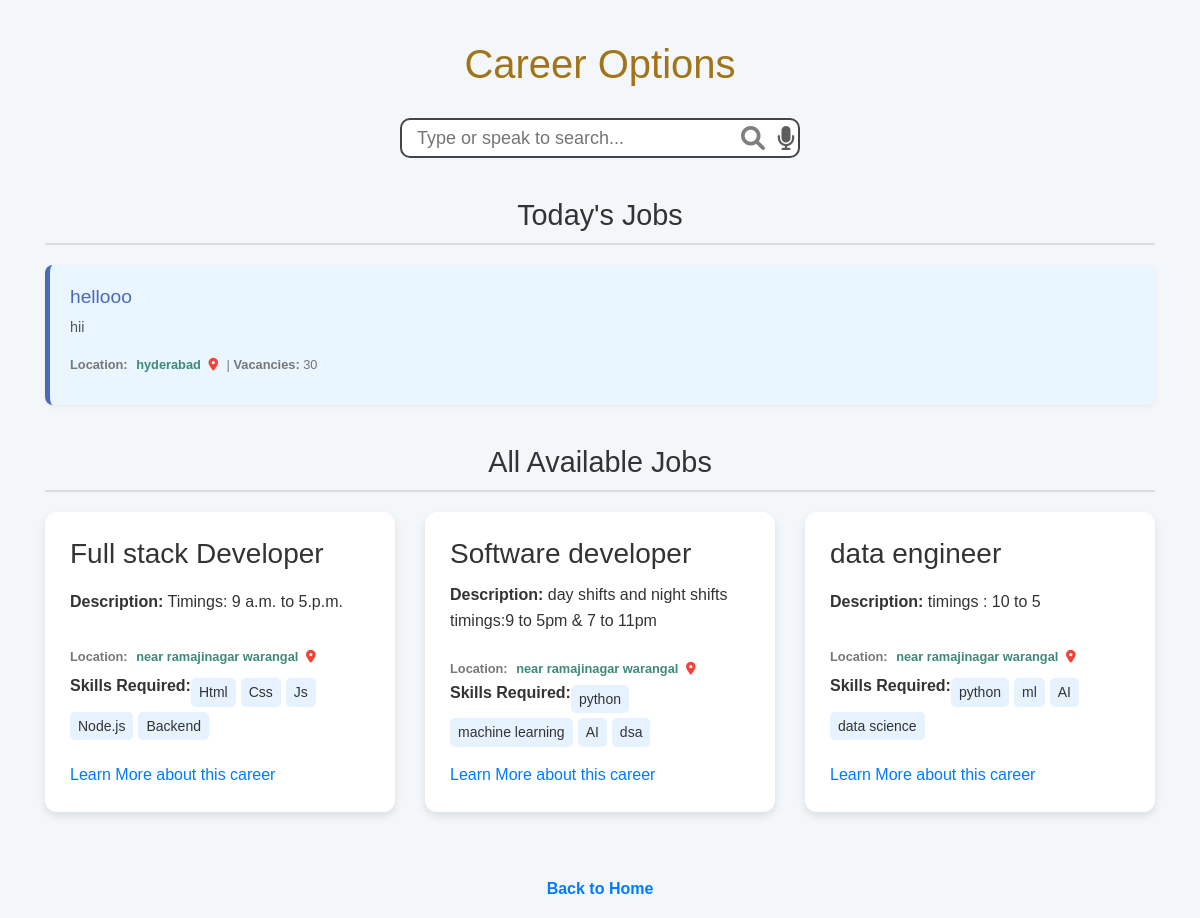
The app's page /career_options with its own data.
### tables this page shows
CREATE TABLE career_options (
            id INTEGER PRIMARY KEY AUTOINCREMENT,
            name TEXT NOT NULL,
            description TEXT NOT NULL,
            learn_more TEXT NOT NULL,
            skills_required TEXT,
            application_form_url TEXT,
            is_vacant INTEGER DEFAULT 1,
            total_labour_vacancy INTEGER DEFAULT 0,
            posted_by TEXT,
            posted_date DATETIME DEFAULT CURRENT_TIMESTAMP
        );

CREATE TABLE admin_profiles (
            username TEXT PRIMARY KEY,
            shop_name TEXT,
            total_labour_vacancy INTEGER,
            total_staff INTEGER,
            location TEXT,
            hand_based_salary TEXT,
            incentives TEXT,
            branches TEXT,
            contact_info TEXT,
            written_test TEXT,
            FOREIGN KEY(username) REFERENCES users(username)
        );

### app.py (the view)
@app.route('/career_options')
def career_options():
    db = get_db()
    search_query = request.args.get('query', '').strip().lower()
    today = date.today().isoformat()
    todays_jobs_query = """
        SELECT c.*, ap.shop_name, ap.location, ap.contact_info
        FROM career_options c
        LEFT JOIN admin_profiles ap ON c.posted_by = ap.username
        WHERE c.is_vacant = 1 AND DATE(c.posted_date) = ?
        ORDER BY c.name ASC
    """
    todays_jobs = db.execute(todays_jobs_query, (today,)).fetchall()
    all_jobs_query = """
        SELECT c.*, ap.shop_name, ap.location, ap.contact_info
        FROM career_options c
        LEFT JOIN admin_profiles ap ON c.posted_by = ap.username
        WHERE c.is_vacant = 1
    """
    params = []
    if search_query:
        all_jobs_query += " AND (LOWER(c.name) LIKE ? OR LOWER(c.skills_required) LIKE ? OR LOWER(c.description) LIKE ?)"
        like_pattern = f"%{search_query}%"
        params.extend([like_pattern, like_pattern, like_pattern])
    all_jobs_query += " ORDER BY c.name ASC"
    jobs_raw = db.execute(all_jobs_query, params).fetchall()
    todays_job_ids = {job['id'] for job in todays_jobs}
    jobs = [job for job in jobs_raw if job['id'] not in todays_job_ids]
    available_skills = {}
    return render_template(
        'career_options.html',
        todays_jobs=todays_jobs,
        jobs=jobs,
        available_skills=available_skills,
        search_query=search_query
    )

### app.py (called while the page is built)
def get_db():
    db = getattr(g, '_database', None)
    if db is None:
        db = g._database = sqlite3.connect(DATABASE)
    db.row_factory = sqlite3.Row
    return db

@app.teardown_appcontext
def close_connection(exception):
    db = getattr(g, '_database', None)
    if db:
        db.close()

### templates/career_options.html (shortened to what this page needs)
<!DOCTYPE html>
<html lang="en">
<head>
    <link rel="stylesheet" href="https://stackpath.bootstrapcdn.com/bootstrap/4.5.2/css/bootstrap.min.css">
    <link rel="stylesheet" href="https://cdnjs.cloudflare.com/ajax/libs/font-awesome/6.0.0/css/all.min.css">
    <link rel="stylesheet" href="{{ url_for('static', filename='career.css') }}">
</head>
<body>
    <div class="container">
        <h1 class="page-title">Career Options</h1>
        <div class="search-container">
            <div class="search-input-wrapper">
                <input type="text" id="career-search" placeholder="Type or speak to search...">
                <i class="fa-solid fa-magnifying-glass search-icon" id="search-icon" onclick="searchCareer()"></i>
                <i class="fa-solid fa-microphone voice-icon" id="voice-icon" onclick="startVoiceSearch()"></i>
            </div>
        </div>
        <div class="job-section">
            <h2 class="section-title today">Today's Jobs</h2>
            <div class="job-list">
                {% if todays_jobs %}
                    {% for job in todays_jobs %}
                        <div class="job-card">
                            <h3 class="job-title">{{ job['name'] }}</h3>
                            <p class="job-description">{{ job['description'] }}</p>
                            <p class="job-meta">
                                <strong>Location:</strong>
                                {% if job['location'] %}
                                    <a href="https://www.google.com/maps/search/{{ job['location'] | urlencode }}"
                                       target="_blank"
                                       class="map-link">
                                       {{ job['location'] }} <i class="fas fa-map-marker-alt"></i>
                                    </a>
                                {% else %}
                                    N/A
                                {% endif %}
                                | <strong>Vacancies:</strong> {{ job['total_labour_vacancy'] }}
                            </p>
                        </div>
                    {% endfor %}
                {% else %}
                    <p class="no-jobs">No jobs posted today.</p>
                {% endif %}
            </div>
        </div>
        <div class="job-section">
            <h2 class="section-title all-jobs">All Available Jobs</h2>
            <div class="row">
                {% if jobs %}
                    {% for job in jobs %}
                        <div class="col-lg-4 col-md-6 col-12 mb-4">
                            <div class="career-card h-100">
                                <h3 class="card-title">{{ job.name }}</h3>
                                <p class="card-description"><strong>Description:</strong> {{ job.description }}</p>
                                <p class="job-meta">
                                    <strong>Location:</strong>
                                    {% if job['location'] %}
                                        <a href="https://www.google.com/maps/search/{{ job['location'] | urlencode }}"
                                           target="_blank"
                                           class="map-link">
                                           {{ job['location'] }} <i class="fas fa-map-marker-alt"></i>
                                        </a>
                                    {% else %}
                                        N/A
                                    {% endif %}
                                </p>
                                <p class="skills-list"><strong>Skills Required:</strong>
                                    {% for skill in job.skills_required.split(',') %}
                                        {% if skill.strip() %}
                                            <span class="skill-item">{{ skill.strip() }}</span>
                                        {% endif %}
                                    {% endfor %}
                                </p>
                                <a href="{{ url_for('career_guidance', job_name=job.name) }}" class="career-link">Learn More about this career</a>
                            </div>
                        </div>
                    {% endfor %}
                {% else %}
                    <div class="col-12">
                        <p class="no-jobs">No career options found. Try searching for something else.</p>
                    </div>
                {% endif %}
            </div>
        </div>
        <p class="back-to-home"><a href="/">Back to Home</a></p>
    </div>
</body>
</html>

### static/career.css (style rules this page uses)
body { font-family: Arial, sans-serif; background-color: #f4f7f9; color: #333; line-height: 1.6; margin: 0; padding: 0; }
h1 { text-align: center; color: #a1741a; margin-top: 40px; margin-bottom: 30px; font-size: 40px; }
.search-container { display: flex; justify-content: center; margin-bottom: 40px; position: relative; }
.search-input-wrapper { position: relative; width: 400px; max-width: 90%; }
#career-search { width: 100%; height: 40px; font-size: 18px; padding: 8px 80px 8px 15px; border-radius: 10px; border: 2px solid #434548; outline: none; transition: all 0.3s ease; }
#search-icon, #voice-icon { position: absolute; top: 50%; transform: translateY(-50%); font-size: 24px; cursor: pointer; transition: color 0.2s; }
#search-icon { right: 35px; color: rgba(0, 0, 0, 0.5); }
#voice-icon { right: 5px; color: rgba(0, 0, 0, 0.5); }
.job-section { margin-bottom: 40px; }
.section-title { text-align: center; font-size: 1.8em; color: #333; border-bottom: 2px solid #ddd; padding-bottom: 10px; margin-bottom: 20px; }
.job-list { display: flex; flex-direction: column; gap: 15px; }
.job-card { background: #e9f5ff; border-left: 5px solid #4a69bd; border-radius: 8px; padding: 20px; box-shadow: 0 2px 5px rgba(0, 0, 0, 0.05); transition: transform 0.2s ease, box-shadow 0.2s ease; animation: fadeIn 0.4s ease-out both; opacity: 0; }
.job-list > .job-card:nth-child(1) { animation-delay: 0.1s; }
.job-title { color: #4a69bd; margin-top: 0; font-size: 1.2em; }
.job-description { font-size: 0.9em; color: #555; }
.job-meta { font-size: 0.8em; color: #777; margin: 10px 0; }
.career-card { background-color: #fff; border-radius: 12px; box-shadow: 0 4px 8px rgba(0, 0, 0, 0.1); padding: 25px; transition: transform 0.3s, box-shadow 0.3s; display: flex; flex-direction: column; justify-content: space-between; animation: slideInFromLeft 0.6s ease-out both; opacity: 0; }
.skills-list { display: flex; flex-wrap: wrap; margin-top: -10px; margin-bottom: 15px; }
.skill-item { background-color: #e6f2ff; border-radius: 5px; padding: 3px 8px; margin: 5px 5px 0 0; font-size: 14px; white-space: nowrap; }
.back-to-home { text-align: center; margin-top: 20px; }
.back-to-home a { color: #007BFF; text-decoration: none; font-weight: bold; font-size: 16px; transition: color 0.2s; }
.search-input-wrapper #voice-icon.fa-solid { color: #5b5d5e !important; }
.job-meta .map-link { color: #3f897a; font-weight: 700; text-decoration: none; padding: 0 5px; transition: color 0.2s ease; }
.job-meta .fa-map-marker-alt { color: #f44336; margin-left: 4px; font-size: 1em; }

### records on screen
career_options: name "hellooo", description "hii", location "hyderabad", total_labour_vacancy "30"
career_options: name "Full stack Developer", description "Timings: 9 a.m. to 5.p.m.", location "near ramajinagar warangal", strip "Html" "Css" "Js" "Node.js" "Backend"
career_options: name "Software developer", description "day shifts and night shifts timings:9 to 5pm & 7 to 11pm", location "near ramajinagar warangal", strip "python" "machine learning" "AI" "dsa"
career_options: name "data engineer", description "timings : 10 to 5", location "near ramajinagar warangal", strip "python" "ml" "AI" "data science"
